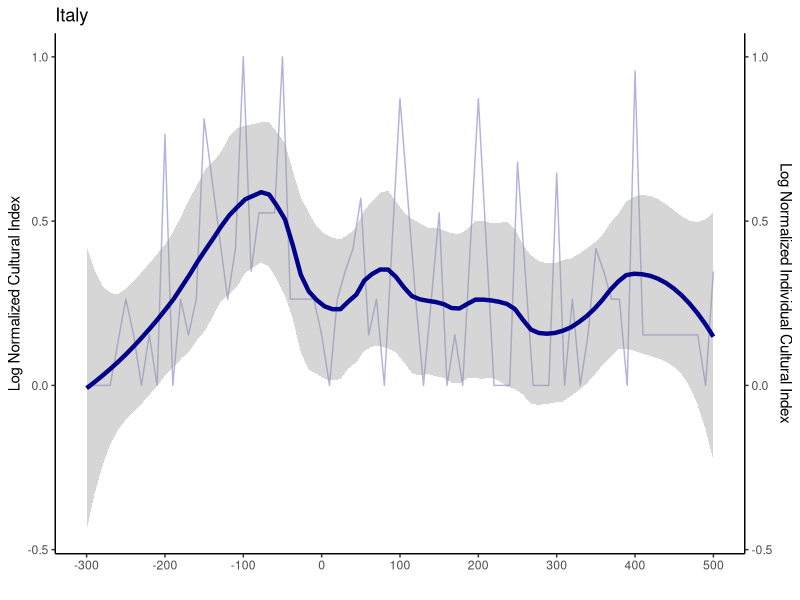

Write the R code that produced this figure.
# source("r_visual_scripts/functions.R")
library("ggplot2")
library(dplyr)
library(ggrepel)

plot_trends <- function(df_decade, region_name, min_time, max_time, span) {
    # Filter by region
    df_decade <- df_decade[which(df_decade$region_name == region_name), ]
    df_decade <- df_decade[(df_decade$decade >= min_time) & (df_decade$decade <= max_time), ]
    df_decade$score <- log(1 + df_decade$score)
    df_decade$score <- (df_decade$score - min(df_decade$score)) / (max(df_decade$score) - min(df_decade$score))

    y_axis <- "Log Normalized Cultural Index"
    y_axis_2 <- "Log Normalized Individual Cultural Index"
    name <- region_name

    myplot <- ggplot(df_decade, aes(x = decade, y = score, color = region_name)) +
        geom_line(alpha = 0.3, linewidth = 0.5, colour = "darkblue") +
        geom_smooth(method = "loess", span = span, level = 0.95, linewidth = 1.5, colour = "darkblue") +
        scale_x_continuous(breaks = seq(floor(min_time / 100) * 100, floor(max_time / 100) * 100, 100)) +
        theme(panel.border = element_blank(), panel.grid.major = element_blank(), panel.grid.minor = element_blank(), axis.line = element_line(colour = "grey")) +
        theme(plot.title = element_text(hjust = 0.5)) +
        ggtitle(name) +
        xlab("") +
        # scale_y_continuous(name = y_axis) +
        scale_y_continuous(name = y_axis, sec.axis = sec_axis(trans = ~ . * 1, name = y_axis_2)) +
        guides(color = guide_legend("region_name")) +
        scale_color_hue(direction = 1, h.start = 180) +
        theme(legend.position = "none") +
        theme_classic()

    return(myplot)
}


region_name <- "Italy"
min_date <- -300
max_date <- 500
df_decade <- read.csv(file = "../data/df_trends.csv", sep = ",", header = TRUE)



# df_decade <- df_decade %>%
#    mutate(decade = ceiling(decade / 50) * 50) %>%
#    group_by(region_name, decade) %>%
#   summarize(score = sum(score))


plot_trend <- plot_trends(df_decade, region_name, min_date, max_date, 0.3)
ggsave("test.png", plot = plot_trend, dpi = 300, width = 10, height = 8)
